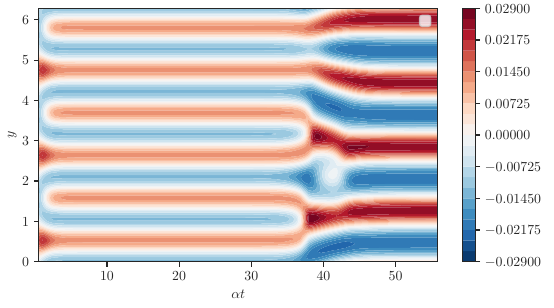

Python code for this plot:
#!/usr/bin/env python

import colormaps as cmaps
import sys
import pylab
import numpy as np
import matplotlib.ticker as mtick
import seaborn as sns

fig_width_pt = 400  # Get this from LaTeX using \showthe\columnwidth
inches_per_pt = 1.0/72.27               # Convert pt to inch
#ratio = 1.1
#ratio = 4./3                            # Sane ratio
#ratio = 2./(pylab.sqrt(5)-1.0)                # Aesthetic ratio
ratio=1.8
fig_width = fig_width_pt*inches_per_pt  # width in inches
fig_height = fig_width/ratio            # height in inches
fig_size =  [fig_width,fig_height]

sns.set_style("ticks")
params = {'backend': 'ps',
          'axes.labelsize': 10,
          'font.family': 'serif',
          'font.serif': 'Computer Modern Roman',
          'font.weight': 'normal',
          'legend.fontsize': 10,
          'xtick.labelsize': 10,
          'ytick.labelsize': 10,
          'text.usetex': True,
          'figure.figsize': fig_size}
pylab.rcParams.update(params)

f = '4-jet-dynamics';

pylab.clf()
# Generate data
u = np.loadtxt('data/'+f);
Nx,Nt = u.shape
y = np.linspace(0,2*3.14159,Nx)
t = np.loadtxt('data/'+f+'-t')
tt,yy = np.meshgrid(t,y)

maxcol = np.max(np.abs(u));

cm=sns.hls_palette(Nt, l=0.5, s=0.8)
sns.set_palette(cm)

pylab.contourf(tt, yy, u, np.linspace(-maxcol,maxcol,25), cmap="RdBu_r")
pylab.colorbar()
#pylab.contour(tt, yy, u, np.linspace(-maxcol,maxcol,25), colors='k', linestyles='-', linewidths=0.1)
pylab.xlabel(r'$\alpha t$')
pylab.ylabel(r'$y$')
pylab.legend()

pylab.axes().get_xaxis().tick_bottom()
#pylab.gca().yaxis.set_major_formatter(mtick.FormatStrFormatter('%.2e'))

pylab.tight_layout(pad=0.2)
#sns.despine()
pylab.savefig('dynamics-4-jet.pdf')
